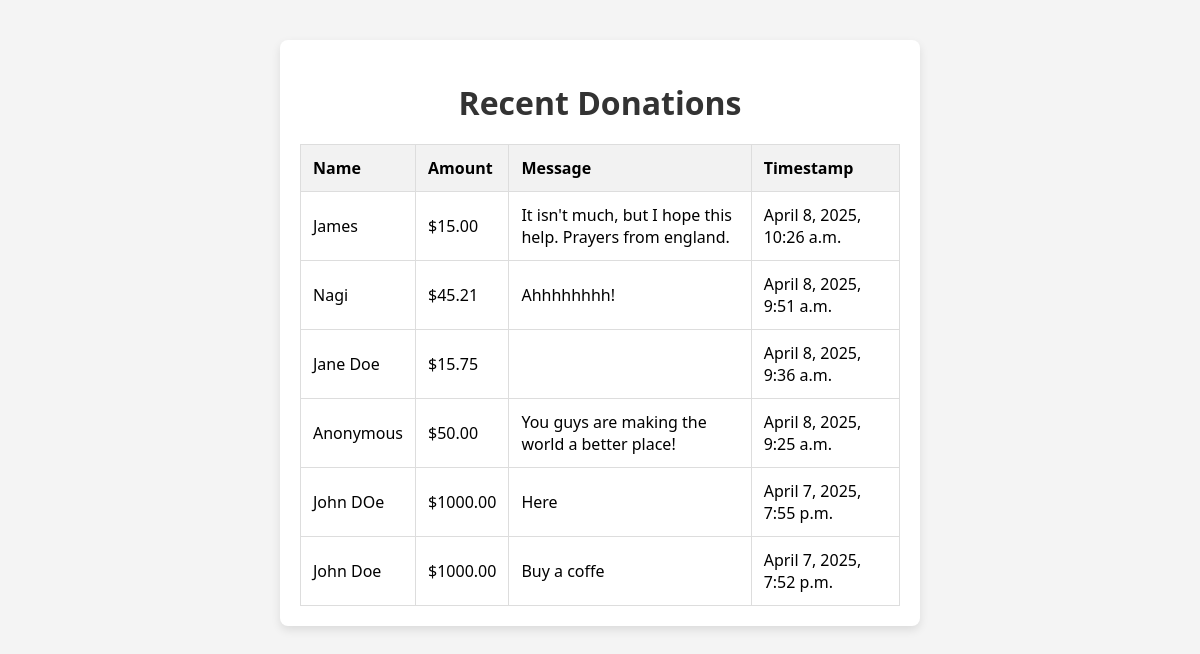
The app's page /leaderboard/, older data.
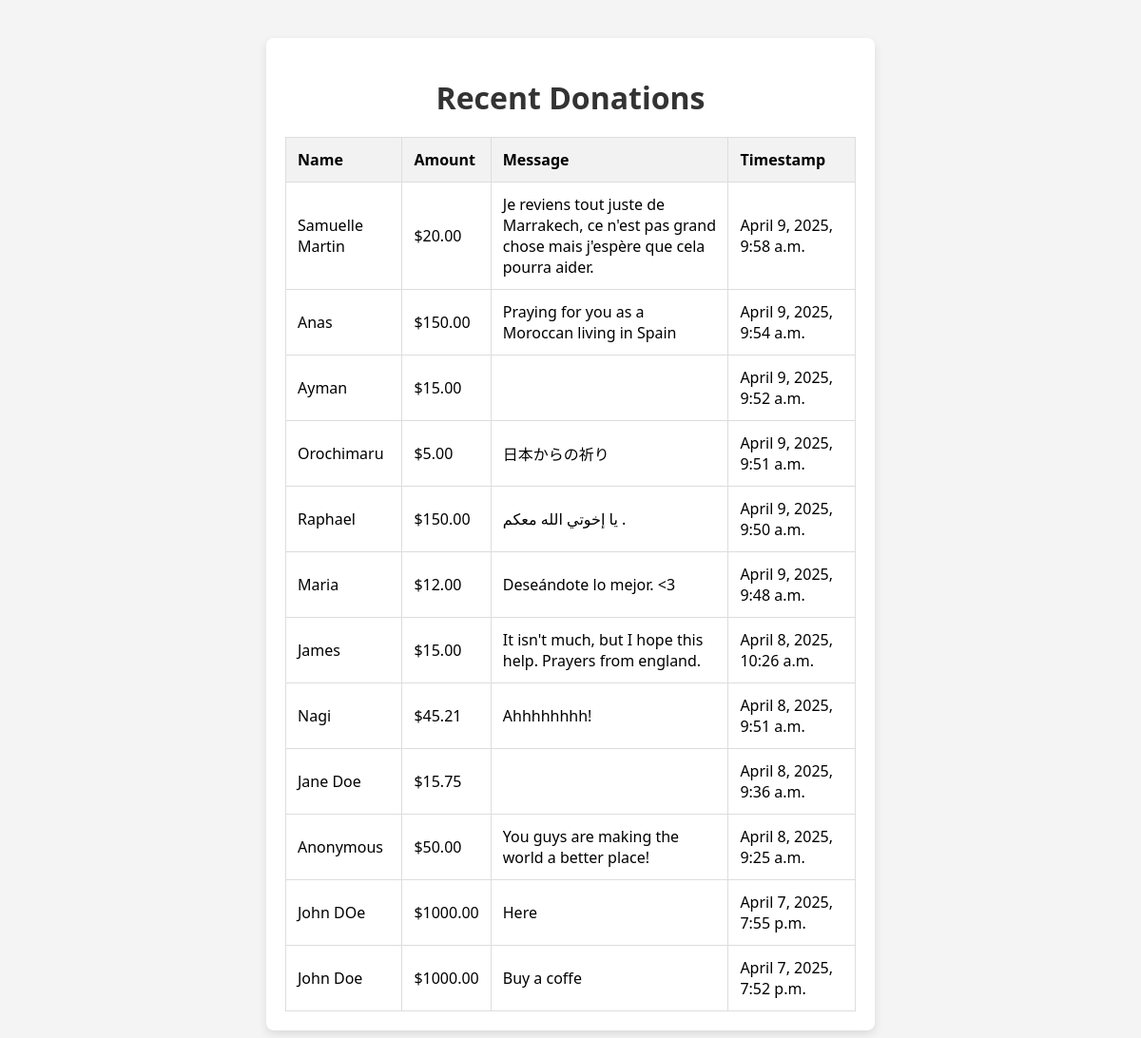
The same page, newer data.
### donations/models.py (models this page shows, shortened)
class Donation(models.Model):
    name = models.CharField(max_length=100, blank=True)
    amount = models.DecimalField(max_digits=10, decimal_places=2)
    message = models.TextField(blank=True)
    timestamp = models.DateTimeField(auto_now_add=True)

### donations/views.py (the view)
# urls.py: path('leaderboard/', views.leaderboard_view, name='leaderboard'),  # See all donations
def leaderboard_view(request):
    donations = Donation.objects.order_by('-timestamp')  # Newest first
    return render(request, 'donations/leaderboard.html', {'donations': donations})

### donations/templates/donations/leaderboard.html (shortened to what this page needs)
<!DOCTYPE html>
<html>
<head>
    {% load static %}
    <link rel="stylesheet" href="{% static 'donations/style.css' %}">
</head>
<body>
    <div class="container">
        <h1>Recent Donations</h1>
        <table border="1" cellpadding="10">
            <tr>
                <th>Name</th>
                <th>Amount</th>
                <th>Message</th>
                <th>Timestamp</th>
            </tr>
            {% for donation in donations %}
            <tr>
                <td>{{ donation.name|default:"Anonymous" }}</td>
                <td>${{ donation.amount }}</td>
                <td>{{ donation.message }}</td>
                <td>{{ donation.timestamp }}</td>
            </tr>
            {% empty %}
            <tr><td colspan="4">No donations yet.</td></tr>
            {% endfor %}
        </table>
    </div>
</body>
</html>

### donations/static/donations/style.css (style rules this page uses)
body { font-family: 'Segoe UI', Tahoma, Geneva, Verdana, sans-serif; background-color: #f4f4f4; margin: 0; padding: 0; }
.container { max-width: 600px; margin: 40px auto; padding: 20px; background: #fff; border-radius: 8px; box-shadow: 0 4px 10px rgba(0, 0, 0, 0.1); }
h1 { text-align: center; margin-bottom: 20px; color: #333; }
table { width: 100%; border-collapse: collapse; margin-top: 20px; font-size: 16px; }
th, td { padding: 12px; border: 1px solid #ddd; text-align: left; }
th { background-color: #f2f2f2; }

Row changes from the older to the newer data that the page shows:
added Donation: name "Samuelle Martin", amount "20.00", message "Je reviens tout juste de Marrakech, ce n'est pas grand chose mais j'espère que cela pourra aider.", timestamp "April 9, 2025, 9:58 a.m."
added Donation: name "Anas", amount "150.00", message "Praying for you as a Moroccan living in Spain", timestamp "April 9, 2025, 9:54 a.m."
added Donation: name "Ayman", amount "15.00", timestamp "April 9, 2025, 9:52 a.m."
added Donation: name "Orochimaru", amount "5.00", message "日本からの祈り", timestamp "April 9, 2025, 9:51 a.m."
added Donation: name "Raphael", amount "150.00", message "يا إخوتي الله معكم .", timestamp "April 9, 2025, 9:50 a.m."
added Donation: name "Maria", amount "12.00", message "Deseándote lo mejor. <3", timestamp "April 9, 2025, 9:48 a.m."
